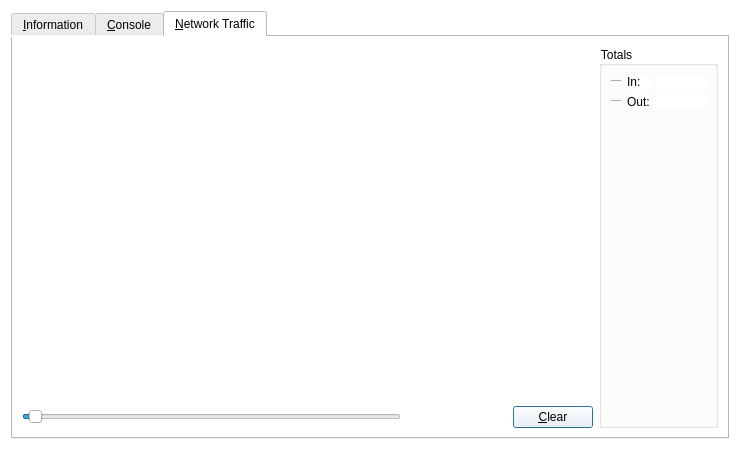
<?xml version="1.0" encoding="UTF-8"?>
<ui version="4.0">
 <class>RPCConsole</class>
 <widget class="QDialog" name="RPCConsole">
  <property name="geometry">
   <rect>
    <x>0</x>
    <y>0</y>
    <width>740</width>
    <height>450</height>
   </rect>
  </property>
  <property name="windowTitle">
   <string>Tellurion - Debug window</string>
  </property>
  <property name="styleSheet">
   <string notr="true">background-color: rgb(255, 255, 255);</string>
  </property>
  <layout class="QVBoxLayout" name="verticalLayout_2">
   <item>
    <widget class="QTabWidget" name="tabWidget">
     <property name="currentIndex">
      <number>2</number>
     </property>
     <widget class="QWidget" name="tab_info">
      <attribute name="title">
       <string>&amp;Information</string>
      </attribute>
      <layout class="QGridLayout" name="gridLayout" columnstretch="0,1">
       <property name="horizontalSpacing">
        <number>12</number>
       </property>
       <item row="0" column="0">
        <widget class="QLabel" name="label_9">
         <property name="font">
          <font>
           <weight>75</weight>
           <bold>true</bold>
          </font>
         </property>
         <property name="text">
          <string>Tellurion Core</string>
         </property>
        </widget>
       </item>
       <item row="1" column="0">
        <widget class="QLabel" name="label_5">
         <property name="text">
          <string>Client name</string>
         </property>
        </widget>
       </item>
       <item row="1" column="1">
        <widget class="QLabel" name="clientName">
         <property name="cursor">
          <cursorShape>IBeamCursor</cursorShape>
         </property>
         <property name="text">
          <string>N/A</string>
         </property>
         <property name="textFormat">
          <enum>Qt::PlainText</enum>
         </property>
         <property name="textInteractionFlags">
          <set>Qt::LinksAccessibleByMouse|Qt::TextSelectableByKeyboard|Qt::TextSelectableByMouse</set>
         </property>
        </widget>
       </item>
       <item row="2" column="0">
        <widget class="QLabel" name="label_6">
         <property name="text">
          <string>Client version</string>
         </property>
        </widget>
       </item>
       <item row="2" column="1">
        <widget class="QLabel" name="clientVersion">
         <property name="cursor">
          <cursorShape>IBeamCursor</cursorShape>
         </property>
         <property name="text">
          <string>N/A</string>
         </property>
         <property name="textFormat">
          <enum>Qt::PlainText</enum>
         </property>
         <property name="textInteractionFlags">
          <set>Qt::LinksAccessibleByMouse|Qt::TextSelectableByKeyboard|Qt::TextSelectableByMouse</set>
         </property>
        </widget>
       </item>
       <item row="3" column="0">
        <widget class="QLabel" name="label_14">
         <property name="text">
          <string>Using OpenSSL version</string>
         </property>
         <property name="indent">
          <number>10</number>
         </property>
        </widget>
       </item>
       <item row="3" column="1">
        <widget class="QLabel" name="openSSLVersion">
         <property name="cursor">
          <cursorShape>IBeamCursor</cursorShape>
         </property>
         <property name="text">
          <string>N/A</string>
         </property>
         <property name="textFormat">
          <enum>Qt::PlainText</enum>
         </property>
         <property name="textInteractionFlags">
          <set>Qt::LinksAccessibleByMouse|Qt::TextSelectableByKeyboard|Qt::TextSelectableByMouse</set>
         </property>
        </widget>
       </item>
       <item row="4" column="0">
        <widget class="QLabel" name="label_12">
         <property name="text">
          <string>Build date</string>
         </property>
        </widget>
       </item>
       <item row="4" column="1">
        <widget class="QLabel" name="buildDate">
         <property name="cursor">
          <cursorShape>IBeamCursor</cursorShape>
         </property>
         <property name="text">
          <string>N/A</string>
         </property>
         <property name="textFormat">
          <enum>Qt::PlainText</enum>
         </property>
         <property name="textInteractionFlags">
          <set>Qt::LinksAccessibleByMouse|Qt::TextSelectableByKeyboard|Qt::TextSelectableByMouse</set>
         </property>
        </widget>
       </item>
       <item row="5" column="0">
        <widget class="QLabel" name="label_13">
         <property name="text">
          <string>Startup time</string>
         </property>
        </widget>
       </item>
       <item row="5" column="1">
        <widget class="QLabel" name="startupTime">
         <property name="cursor">
          <cursorShape>IBeamCursor</cursorShape>
         </property>
         <property name="text">
          <string>N/A</string>
         </property>
         <property name="textFormat">
          <enum>Qt::PlainText</enum>
         </property>
         <property name="textInteractionFlags">
          <set>Qt::LinksAccessibleByMouse|Qt::TextSelectableByKeyboard|Qt::TextSelectableByMouse</set>
         </property>
        </widget>
       </item>
       <item row="6" column="0">
        <widget class="QLabel" name="label_11">
         <property name="font">
          <font>
           <weight>75</weight>
           <bold>true</bold>
          </font>
         </property>
         <property name="text">
          <string>Network</string>
         </property>
        </widget>
       </item>
       <item row="7" column="0">
        <widget class="QLabel" name="label_7">
         <property name="text">
          <string>Number of connections</string>
         </property>
        </widget>
       </item>
       <item row="7" column="1">
        <widget class="QLabel" name="numberOfConnections">
         <property name="cursor">
          <cursorShape>IBeamCursor</cursorShape>
         </property>
         <property name="text">
          <string>N/A</string>
         </property>
         <property name="textFormat">
          <enum>Qt::PlainText</enum>
         </property>
         <property name="textInteractionFlags">
          <set>Qt::LinksAccessibleByMouse|Qt::TextSelectableByKeyboard|Qt::TextSelectableByMouse</set>
         </property>
        </widget>
       </item>
       <item row="8" column="0">
        <widget class="QLabel" name="label_8">
         <property name="text">
          <string>On testnet</string>
         </property>
        </widget>
       </item>
       <item row="8" column="1">
        <widget class="QCheckBox" name="isTestNet">
         <property name="enabled">
          <bool>false</bool>
         </property>
         <property name="text">
          <string/>
         </property>
        </widget>
       </item>
       <item row="9" column="0">
        <widget class="QLabel" name="label_10">
         <property name="font">
          <font>
           <weight>75</weight>
           <bold>true</bold>
          </font>
         </property>
         <property name="text">
          <string>Block chain</string>
         </property>
        </widget>
       </item>
       <item row="10" column="0">
        <widget class="QLabel" name="label_3">
         <property name="text">
          <string>Current number of blocks</string>
         </property>
        </widget>
       </item>
       <item row="10" column="1">
        <widget class="QLabel" name="numberOfBlocks">
         <property name="cursor">
          <cursorShape>IBeamCursor</cursorShape>
         </property>
         <property name="text">
          <string>N/A</string>
         </property>
         <property name="textFormat">
          <enum>Qt::PlainText</enum>
         </property>
         <property name="textInteractionFlags">
          <set>Qt::LinksAccessibleByMouse|Qt::TextSelectableByKeyboard|Qt::TextSelectableByMouse</set>
         </property>
        </widget>
       </item>
       <item row="11" column="0">
        <widget class="QLabel" name="label_4">
         <property name="text">
          <string>Estimated total blocks</string>
         </property>
        </widget>
       </item>
       <item row="11" column="1">
        <widget class="QLabel" name="totalBlocks">
         <property name="cursor">
          <cursorShape>IBeamCursor</cursorShape>
         </property>
         <property name="text">
          <string>N/A</string>
         </property>
         <property name="textFormat">
          <enum>Qt::PlainText</enum>
         </property>
         <property name="textInteractionFlags">
          <set>Qt::LinksAccessibleByMouse|Qt::TextSelectableByKeyboard|Qt::TextSelectableByMouse</set>
         </property>
        </widget>
       </item>
       <item row="12" column="0">
        <widget class="QLabel" name="label_2">
         <property name="text">
          <string>Last block time</string>
         </property>
        </widget>
       </item>
       <item row="12" column="1">
        <widget class="QLabel" name="lastBlockTime">
         <property name="cursor">
          <cursorShape>IBeamCursor</cursorShape>
         </property>
         <property name="text">
          <string>N/A</string>
         </property>
         <property name="textFormat">
          <enum>Qt::PlainText</enum>
         </property>
         <property name="textInteractionFlags">
          <set>Qt::LinksAccessibleByMouse|Qt::TextSelectableByKeyboard|Qt::TextSelectableByMouse</set>
         </property>
        </widget>
       </item>
       <item row="13" column="0">
        <spacer name="verticalSpacer_2">
         <property name="orientation">
          <enum>Qt::Vertical</enum>
         </property>
         <property name="sizeHint" stdset="0">
          <size>
           <width>20</width>
           <height>20</height>
          </size>
         </property>
        </spacer>
       </item>
       <item row="14" column="0">
        <widget class="QLabel" name="labelDebugLogfile">
         <property name="font">
          <font>
           <weight>75</weight>
           <bold>true</bold>
          </font>
         </property>
         <property name="text">
          <string>Debug log file</string>
         </property>
        </widget>
       </item>
       <item row="15" column="0">
        <widget class="QPushButton" name="openDebugLogfileButton">
         <property name="toolTip">
          <string>Open the Tellurion debug log file from the current data directory. This can take a few seconds for large log files.</string>
         </property>
         <property name="text">
          <string>&amp;Open</string>
         </property>
         <property name="autoDefault">
          <bool>false</bool>
         </property>
        </widget>
       </item>
       <item row="16" column="0">
        <widget class="QLabel" name="labelCLOptions">
         <property name="font">
          <font>
           <weight>75</weight>
           <bold>true</bold>
          </font>
         </property>
         <property name="text">
          <string>Command-line options</string>
         </property>
        </widget>
       </item>
       <item row="17" column="0">
        <widget class="QPushButton" name="showCLOptionsButton">
         <property name="toolTip">
          <string>Show the Tellurion-Qt help message to get a list with possible Tellurion command-line options.</string>
         </property>
         <property name="text">
          <string>&amp;Show</string>
         </property>
         <property name="autoDefault">
          <bool>false</bool>
         </property>
        </widget>
       </item>
       <item row="18" column="0">
        <spacer name="verticalSpacer">
         <property name="orientation">
          <enum>Qt::Vertical</enum>
         </property>
         <property name="sizeHint" stdset="0">
          <size>
           <width>20</width>
           <height>40</height>
          </size>
         </property>
        </spacer>
       </item>
      </layout>
     </widget>
     <widget class="QWidget" name="tab_console">
      <attribute name="title">
       <string>&amp;Console</string>
      </attribute>
      <layout class="QVBoxLayout" name="verticalLayout_3">
       <property name="spacing">
        <number>3</number>
       </property>
       <item>
        <widget class="QTextEdit" name="messagesWidget">
         <property name="minimumSize">
          <size>
           <width>0</width>
           <height>100</height>
          </size>
         </property>
         <property name="readOnly">
          <bool>true</bool>
         </property>
         <property name="tabKeyNavigation" stdset="0">
          <bool>false</bool>
         </property>
         <property name="columnCount" stdset="0">
          <number>2</number>
         </property>
        </widget>
       </item>
       <item>
        <layout class="QHBoxLayout" name="horizontalLayout">
         <property name="spacing">
          <number>3</number>
         </property>
         <item>
          <widget class="QLabel" name="label">
           <property name="text">
            <string notr="true">&gt;</string>
           </property>
          </widget>
         </item>
         <item>
          <widget class="QLineEdit" name="lineEdit"/>
         </item>
         <item>
          <widget class="QPushButton" name="clearButton">
           <property name="maximumSize">
            <size>
             <width>24</width>
             <height>24</height>
            </size>
           </property>
           <property name="toolTip">
            <string>Clear console</string>
           </property>
           <property name="text">
            <string/>
           </property>
           <property name="icon">
            <iconset resource="../bitcoin.qrc">
             <normaloff>:/icons/remove</normaloff>:/icons/remove</iconset>
           </property>
           <property name="shortcut">
            <string notr="true">Ctrl+L</string>
           </property>
           <property name="autoDefault">
            <bool>false</bool>
           </property>
          </widget>
         </item>
        </layout>
       </item>
      </layout>
     </widget>
     <widget class="QWidget" name="tab">
      <attribute name="title">
       <string>&amp;Network Traffic</string>
      </attribute>
      <layout class="QHBoxLayout" name="horizontalLayout_3">
       <item>
        <layout class="QVBoxLayout" name="verticalLayout_4">
         <item>
          <widget class="TrafficGraphWidget" name="trafficGraph" native="true">
           <property name="sizePolicy">
            <sizepolicy hsizetype="Expanding" vsizetype="Expanding">
             <horstretch>0</horstretch>
             <verstretch>0</verstretch>
            </sizepolicy>
           </property>
          </widget>
         </item>
         <item>
          <layout class="QHBoxLayout" name="horizontalLayout_2">
           <item>
            <widget class="QSlider" name="sldGraphRange">
             <property name="minimum">
              <number>1</number>
             </property>
             <property name="maximum">
              <number>288</number>
             </property>
             <property name="pageStep">
              <number>12</number>
             </property>
             <property name="value">
              <number>6</number>
             </property>
             <property name="orientation">
              <enum>Qt::Horizontal</enum>
             </property>
            </widget>
           </item>
           <item>
            <widget class="QLabel" name="lblGraphRange">
             <property name="minimumSize">
              <size>
               <width>100</width>
               <height>0</height>
              </size>
             </property>
             <property name="alignment">
              <set>Qt::AlignCenter</set>
             </property>
            </widget>
           </item>
           <item>
            <widget class="QPushButton" name="btnClearTrafficGraph">
             <property name="text">
              <string>&amp;Clear</string>
             </property>
            </widget>
           </item>
          </layout>
         </item>
        </layout>
       </item>
       <item>
        <layout class="QVBoxLayout" name="verticalLayout">
         <item>
          <widget class="QGroupBox" name="groupBox">
           <property name="title">
            <string>Totals</string>
           </property>
           <layout class="QVBoxLayout" name="verticalLayout_5">
            <item>
             <layout class="QHBoxLayout" name="horizontalLayout_4">
              <item>
               <widget class="Line" name="line">
                <property name="sizePolicy">
                 <sizepolicy hsizetype="Fixed" vsizetype="Fixed">
                  <horstretch>0</horstretch>
                  <verstretch>0</verstretch>
                 </sizepolicy>
                </property>
                <property name="minimumSize">
                 <size>
                  <width>10</width>
                  <height>0</height>
                 </size>
                </property>
                <property name="palette">
                 <palette>
                  <active>
                   <colorrole role="Button">
                    <brush brushstyle="SolidPattern">
                     <color alpha="255">
                      <red>255</red>
                      <green>255</green>
                      <blue>255</blue>
                     </color>
                    </brush>
                   </colorrole>
                   <colorrole role="Light">
                    <brush brushstyle="SolidPattern">
                     <color alpha="255">
                      <red>0</red>
                      <green>255</green>
                      <blue>0</blue>
                     </color>
                    </brush>
                   </colorrole>
                   <colorrole role="Base">
                    <brush brushstyle="SolidPattern">
                     <color alpha="255">
                      <red>255</red>
                      <green>255</green>
                      <blue>255</blue>
                     </color>
                    </brush>
                   </colorrole>
                   <colorrole role="Window">
                    <brush brushstyle="SolidPattern">
                     <color alpha="255">
                      <red>255</red>
                      <green>255</green>
                      <blue>255</blue>
                     </color>
                    </brush>
                   </colorrole>
                  </active>
                  <inactive>
                   <colorrole role="Button">
                    <brush brushstyle="SolidPattern">
                     <color alpha="255">
                      <red>255</red>
                      <green>255</green>
                      <blue>255</blue>
                     </color>
                    </brush>
                   </colorrole>
                   <colorrole role="Light">
                    <brush brushstyle="SolidPattern">
                     <color alpha="255">
                      <red>0</red>
                      <green>255</green>
                      <blue>0</blue>
                     </color>
                    </brush>
                   </colorrole>
                   <colorrole role="Base">
                    <brush brushstyle="SolidPattern">
                     <color alpha="255">
                      <red>255</red>
                      <green>255</green>
                      <blue>255</blue>
                     </color>
                    </brush>
                   </colorrole>
                   <colorrole role="Window">
                    <brush brushstyle="SolidPattern">
                     <color alpha="255">
                      <red>255</red>
                      <green>255</green>
                      <blue>255</blue>
                     </color>
                    </brush>
                   </colorrole>
                  </inactive>
                  <disabled>
                   <colorrole role="Button">
                    <brush brushstyle="SolidPattern">
                     <color alpha="255">
                      <red>255</red>
                      <green>255</green>
                      <blue>255</blue>
                     </color>
                    </brush>
                   </colorrole>
                   <colorrole role="Light">
                    <brush brushstyle="SolidPattern">
                     <color alpha="255">
                      <red>0</red>
                      <green>255</green>
                      <blue>0</blue>
                     </color>
                    </brush>
                   </colorrole>
                   <colorrole role="Base">
                    <brush brushstyle="SolidPattern">
                     <color alpha="255">
                      <red>255</red>
                      <green>255</green>
                      <blue>255</blue>
                     </color>
                    </brush>
                   </colorrole>
                   <colorrole role="Window">
                    <brush brushstyle="SolidPattern">
                     <color alpha="255">
                      <red>255</red>
                      <green>255</green>
                      <blue>255</blue>
                     </color>
                    </brush>
                   </colorrole>
                  </disabled>
                 </palette>
                </property>
                <property name="orientation">
                 <enum>Qt::Horizontal</enum>
                </property>
               </widget>
              </item>
              <item>
               <widget class="QLabel" name="label_16">
                <property name="text">
                 <string>In:</string>
                </property>
               </widget>
              </item>
              <item>
               <widget class="QLabel" name="lblBytesIn">
                <property name="minimumSize">
                 <size>
                  <width>50</width>
                  <height>0</height>
                 </size>
                </property>
                <property name="alignment">
                 <set>Qt::AlignRight|Qt::AlignTrailing|Qt::AlignVCenter</set>
                </property>
               </widget>
              </item>
             </layout>
            </item>
            <item>
             <layout class="QHBoxLayout" name="horizontalLayout_5">
              <item>
               <widget class="Line" name="line_2">
                <property name="sizePolicy">
                 <sizepolicy hsizetype="Fixed" vsizetype="Fixed">
                  <horstretch>0</horstretch>
                  <verstretch>0</verstretch>
                 </sizepolicy>
                </property>
                <property name="minimumSize">
                 <size>
                  <width>10</width>
                  <height>0</height>
                 </size>
                </property>
                <property name="palette">
                 <palette>
                  <active>
                   <colorrole role="Button">
                    <brush brushstyle="SolidPattern">
                     <color alpha="255">
                      <red>255</red>
                      <green>255</green>
                      <blue>255</blue>
                     </color>
                    </brush>
                   </colorrole>
                   <colorrole role="Light">
                    <brush brushstyle="SolidPattern">
                     <color alpha="255">
                      <red>255</red>
                      <green>0</green>
                      <blue>0</blue>
                     </color>
                    </brush>
                   </colorrole>
                   <colorrole role="Base">
                    <brush brushstyle="SolidPattern">
                     <color alpha="255">
                      <red>255</red>
                      <green>255</green>
                      <blue>255</blue>
                     </color>
                    </brush>
                   </colorrole>
                   <colorrole role="Window">
                    <brush brushstyle="SolidPattern">
                     <color alpha="255">
                      <red>255</red>
                      <green>255</green>
                      <blue>255</blue>
                     </color>
                    </brush>
                   </colorrole>
                  </active>
                  <inactive>
                   <colorrole role="Button">
                    <brush brushstyle="SolidPattern">
                     <color alpha="255">
                      <red>255</red>
                      <green>255</green>
                      <blue>255</blue>
                     </color>
                    </brush>
                   </colorrole>
                   <colorrole role="Light">
                    <brush brushstyle="SolidPattern">
                     <color alpha="255">
                      <red>255</red>
                      <green>0</green>
                      <blue>0</blue>
                     </color>
                    </brush>
                   </colorrole>
                   <colorrole role="Base">
                    <brush brushstyle="SolidPattern">
                     <color alpha="255">
                      <red>255</red>
                      <green>255</green>
                      <blue>255</blue>
                     </color>
                    </brush>
                   </colorrole>
                   <colorrole role="Window">
                    <brush brushstyle="SolidPattern">
                     <color alpha="255">
                      <red>255</red>
                      <green>255</green>
                      <blue>255</blue>
                     </color>
                    </brush>
                   </colorrole>
                  </inactive>
                  <disabled>
                   <colorrole role="Button">
                    <brush brushstyle="SolidPattern">
                     <color alpha="255">
                      <red>255</red>
                      <green>255</green>
                      <blue>255</blue>
                     </color>
                    </brush>
                   </colorrole>
                   <colorrole role="Light">
                    <brush brushstyle="SolidPattern">
                     <color alpha="255">
                      <red>255</red>
                      <green>0</green>
                      <blue>0</blue>
                     </color>
                    </brush>
                   </colorrole>
                   <colorrole role="Base">
                    <brush brushstyle="SolidPattern">
                     <color alpha="255">
                      <red>255</red>
                      <green>255</green>
                      <blue>255</blue>
                     </color>
                    </brush>
                   </colorrole>
                   <colorrole role="Window">
                    <brush brushstyle="SolidPattern">
                     <color alpha="255">
                      <red>255</red>
                      <green>255</green>
                      <blue>255</blue>
                     </color>
                    </brush>
                   </colorrole>
                  </disabled>
                 </palette>
                </property>
                <property name="orientation">
                 <enum>Qt::Horizontal</enum>
                </property>
               </widget>
              </item>
              <item>
               <widget class="QLabel" name="label_17">
                <property name="text">
                 <string>Out:</string>
                </property>
               </widget>
              </item>
              <item>
               <widget class="QLabel" name="lblBytesOut">
                <property name="minimumSize">
                 <size>
                  <width>50</width>
                  <height>0</height>
                 </size>
                </property>
                <property name="alignment">
                 <set>Qt::AlignRight|Qt::AlignTrailing|Qt::AlignVCenter</set>
                </property>
               </widget>
              </item>
             </layout>
            </item>
            <item>
             <spacer name="verticalSpacer_4">
              <property name="orientation">
               <enum>Qt::Vertical</enum>
              </property>
              <property name="sizeHint" stdset="0">
               <size>
                <width>20</width>
                <height>407</height>
               </size>
              </property>
             </spacer>
            </item>
           </layout>
          </widget>
         </item>
        </layout>
       </item>
      </layout>
     </widget>
    </widget>
   </item>
  </layout>
 </widget>
 <customwidgets>
  <customwidget>
   <class>TrafficGraphWidget</class>
   <extends>QWidget</extends>
   <header>trafficgraphwidget.h</header>
   <container>1</container>
   <slots>
    <slot>clear()</slot>
   </slots>
  </customwidget>
 </customwidgets>
 <resources>
  <include location="../bitcoin.qrc"/>
 </resources>
 <connections/>
</ui>
